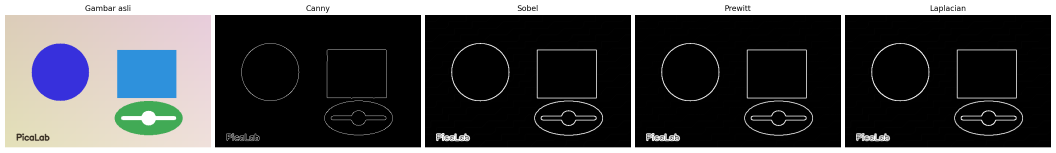
#> input picture mini_photoshop/assets/segmentation/deteksi_tepi.png, 3167 x 457 px (shown at 1/3 size); its folder holds only this picture in this run
$ python -i segmentation.py   (imports and definitions only)   (older library calls are emulated)
#> lines starting #> are read from the running program, lines starting #| are printed output that depends on the picture
"""Fungsi pengolahan citra bagian Andini, tanpa dependensi Streamlit.

Masukan: array NumPy uint8, grayscale (H, W) atau RGB (H, W, 3).
Keluaran selalu array uint8 baru; gambar masukan tidak diubah. Mask dan
hasil threshold memakai 0 untuk latar dan 255 untuk objek.

Catatan revisi: kontrak RGB modul ini DIPERTAHANKAN (sesuai tests/test_segmentation.py).
Bug lama ada di app.py yang mengirim citra BGR langsung ke sini sehingga color
masking memilih warna tertukar (merah <-> biru) dan logo watermark berubah warna.
Sekarang utils/pipeline.py mengonversi BGR -> RGB sebelum memanggil modul ini.
Fitur baru (auto_binarize, fit, scale, stroke) bersifat opsional; nilai default
mempertahankan perilaku & validasi asli.
"""

import cv2
import numpy as np
from PIL import Image, ImageDraw, ImageFont


def _image(image):
    if not isinstance(image, np.ndarray) or image.dtype != np.uint8:
        raise ValueError("Citra harus berupa array NumPy uint8.")
    if image.size == 0 or not (
        image.ndim == 2 or (image.ndim == 3 and image.shape[2] == 3)
    ):
        raise ValueError("Citra harus grayscale (H, W) atau RGB (H, W, 3).")
    return image


def _gray(image):
    image = _image(image)
    return cv2.cvtColor(image, cv2.COLOR_RGB2GRAY) if image.ndim == 3 else image


def _odd_size(value, minimum=3):
    if not isinstance(value, (int, np.integer)) or value < minimum or value % 2 == 0:
        raise ValueError(f"Ukuran kernel harus bilangan ganjil minimal {minimum}.")
    return int(value)


# [24 lines left out: functions global_threshold, adaptive_threshold, otsu_threshold, not called in this run]


def otsu_value(image):
    """Nilai ambang yang dipilih Otsu (berguna untuk ditampilkan ke pengguna)."""
    return float(cv2.threshold(_gray(image), 0, 255, cv2.THRESH_BINARY | cv2.THRESH_OTSU)[0])


# [67 lines left out: functions color_masking, to_binary_mask, morphology, not called in this run]


def edge_detection(image, method="canny", kernel_size=3, low_threshold=100, high_threshold=200):
    """Peta tepi grayscale: 'sobel', 'prewitt', 'laplacian', atau 'canny'.

    Sobel/Prewitt menggabungkan gradien X/Y menjadi magnitudo 0–255.
    Prewitt selalu memakai kernel 3x3; kernel_size berlaku pada metode lain.
    """
    gray = _gray(image)
    size = _odd_size(kernel_size)
    if method == "canny":
        if size not in (3, 5, 7) or not 0 <= low_threshold <= high_threshold:
            raise ValueError("Canny: kernel 3/5/7 dan 0 <= ambang bawah <= ambang atas.")
        return cv2.Canny(gray, low_threshold, high_threshold, apertureSize=size)
    if method == "laplacian":
        if size > 31:
            raise ValueError("Kernel Laplacian maksimal 31.")
        return cv2.convertScaleAbs(cv2.Laplacian(gray, cv2.CV_64F, ksize=size))
    if method == "sobel":
        if size > 31:
            raise ValueError("Kernel Sobel maksimal 31.")
        gx = cv2.Sobel(gray, cv2.CV_64F, 1, 0, ksize=size)
        gy = cv2.Sobel(gray, cv2.CV_64F, 0, 1, ksize=size)
    elif method == "prewitt":
        kernel = np.array([[-1, 0, 1], [-1, 0, 1], [-1, 0, 1]], dtype=np.float64)
        gx = cv2.filter2D(gray, cv2.CV_64F, kernel)
        gy = cv2.filter2D(gray, cv2.CV_64F, kernel.T)
    else:
        raise ValueError("Metode tepi harus sobel, prewitt, laplacian, atau canny.")
    return np.clip(np.hypot(gx, gy), 0, 255).astype(np.uint8)


# [110 lines left out: functions sketch, _fit_mark, _watermark, _load_font, text_watermark, logo_watermark, not called in this run]

>>> import cv2
>>> picture = cv2.cvtColor(cv2.imread('../assets/segmentation/deteksi_tepi.png'), cv2.COLOR_BGR2RGB)
>>> result = edge_detection(picture)
#> in _gray, `return cv2.cvtColor(image, cv2.COLOR_RGB2GRAY) if image.ndim == 3 else..`:
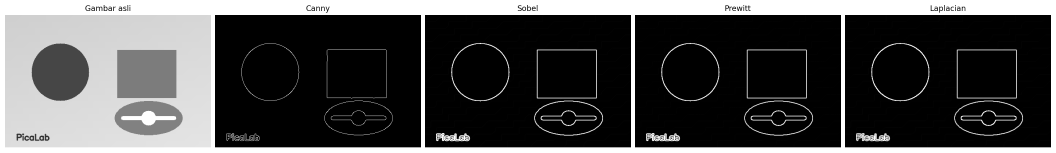
#> returned value: shape (457, 3167) (shown at 1/3 size); min 0, max 255, mean 74.4
#> in edge_detection, `return cv2.Canny(gray, low_threshold, high_threshold, apertureSize=size)`:
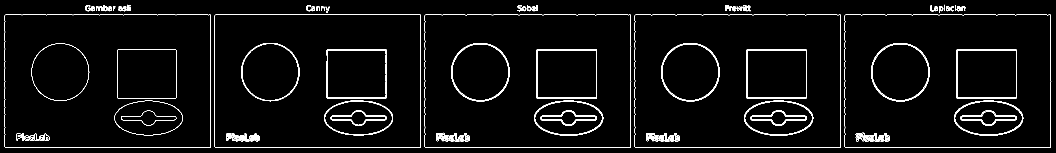
#> returned value: shape (457, 3167) (shown at 1/3 size); 2.5% white in thin lines or dots

$ run again, on mini_photoshop/assets/segmentation/morfologi.png
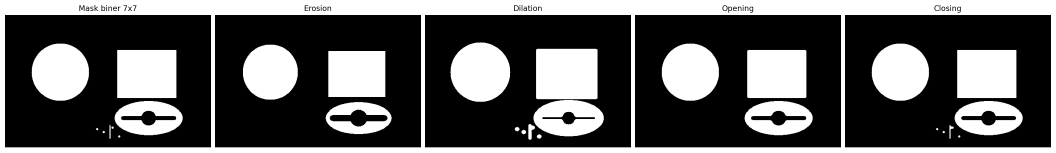
#> input picture mini_photoshop/assets/segmentation/morfologi.png, 3167 x 457 px (shown at 1/3 size)
#> picture is the input picture: shape (457, 3167, 3); min 0, max 255, mean 93.6
#> in edge_detection, `return cv2.Canny(gray, low_threshold, high_threshold, apertureSize=size)`:
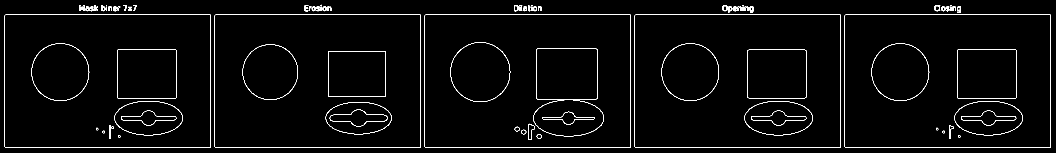
#> returned value: shape (457, 3167) (shown at 1/3 size); 1.7% white in thin lines or dots

$ run again, on mini_photoshop/assets/segmentation/morfologi_tambahan.png
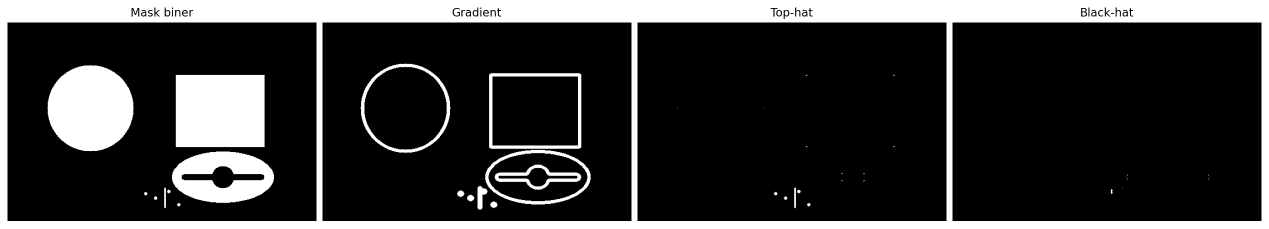
#> input picture mini_photoshop/assets/segmentation/morfologi_tambahan.png, 2537 x 457 px (shown at 1/2 size)
#> picture is the input picture: shape (457, 2537, 3); min 0, max 255, mean 55.7
#> in edge_detection, `return cv2.Canny(gray, low_threshold, high_threshold, apertureSize=size)`:
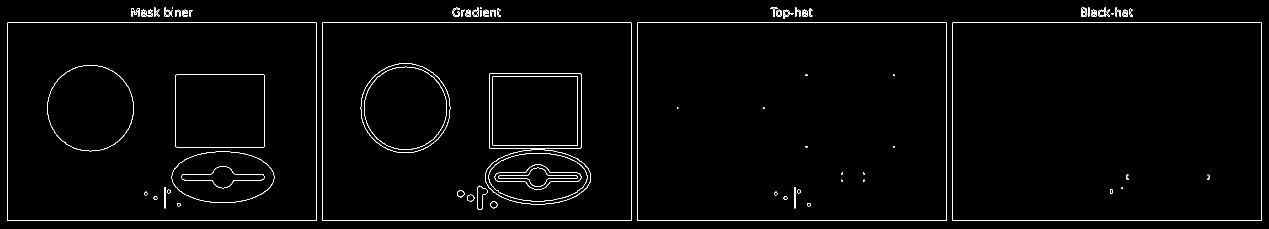
#> returned value: shape (457, 2537) (shown at 1/2 size); 1.5% white in thin lines or dots
